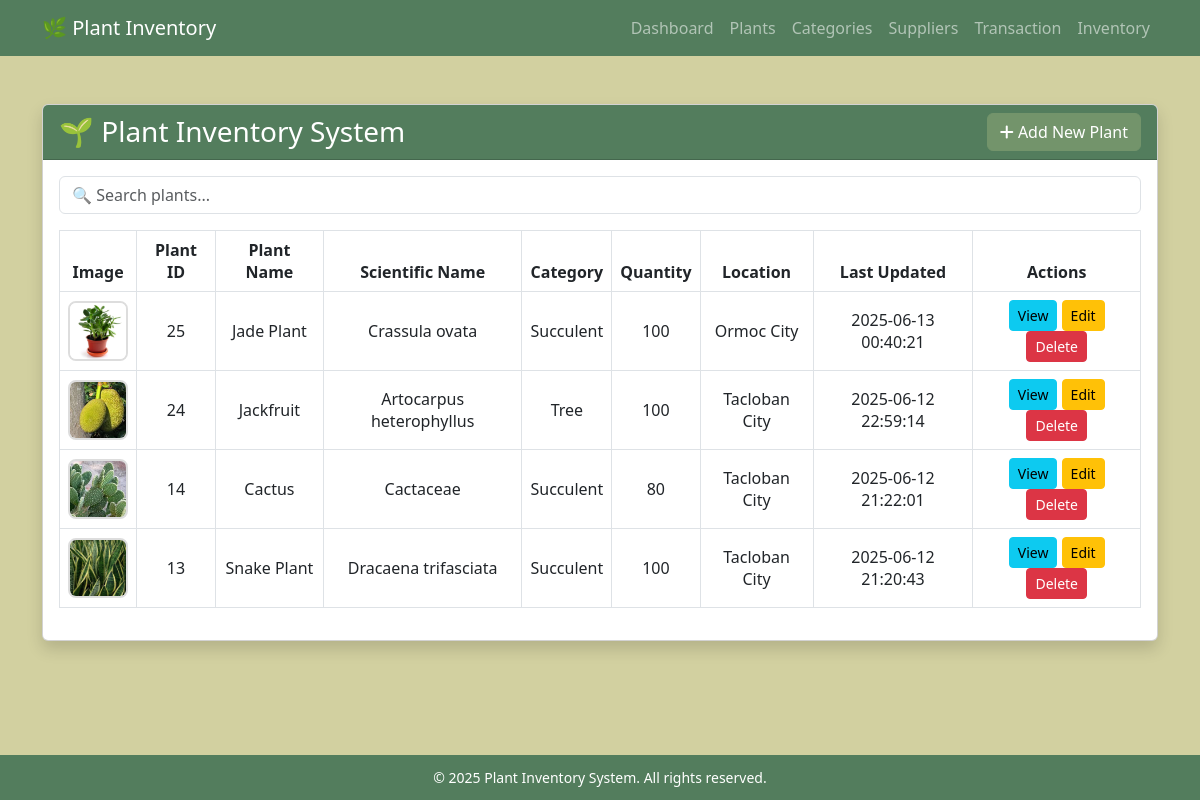
The app's page /plants.php (signed in) with its own data.
### tables this page shows
CREATE TABLE `plants` (
  `PlantID` int(11) NOT NULL,
  `Name` varchar(255) NOT NULL,
  `ScientificName` varchar(255) NOT NULL,
  `Location` varchar(255) NOT NULL,
  `LastUpdated` datetime NOT NULL DEFAULT current_timestamp(),
  `ImagePath` longblob NOT NULL,
  `category_id` int(11) DEFAULT NULL
);

CREATE TABLE `category` (
  `category_id` int(11) NOT NULL,
  `category_name` varchar(50) NOT NULL
);

### plants.php (the view, shortened to what this page needs)
<?php
include 'navbar.php';
include 'auth.php';
$sql = "SELECT plants.*, category.category_name,
        COALESCE(SUM(inventory.inv_quantity), 0) AS total_quantity
        FROM plants
        LEFT JOIN category ON plants.category_id = category.category_id
        LEFT JOIN inventory ON plants.PlantID = inventory.PlantID
        GROUP BY plants.PlantID
        ORDER BY plants.PlantID DESC";
$result = $conn->query($sql);
?>
<!DOCTYPE html>
<html lang="en">
<head>
    <link href="https://cdn.jsdelivr.net/npm/bootstrap@5.3.0/dist/css/bootstrap.min.css" rel="stylesheet">
    <link rel="stylesheet" href="https://cdnjs.cloudflare.com/ajax/libs/font-awesome/6.5.0/css/all.min.css">
</head>
<body>
<div class="wrapper">
<main>
    <div class="container py-5">
        <div class="card shadow">
            <div class="card-header d-flex justify-content-between align-items-center">
                <h3 class="mb-0">🌱 Plant Inventory System</h3>
                <a href="add_plants.php" class="btn btn-add-plant">
                    <i class="fa-solid fa-plus"></i> Add New Plant
                </a>
            </div>
            <div class="card-body">
                <div class="mb-3 d-flex justify-content-between">
                    <input type="text" id="searchInput" class="form-control w-100" placeholder="🔍 Search plants...">
                </div>
                <div class="table-responsive">
                    <table class="table table-bordered align-middle text-center">
                        <thead>
                            <tr>
                                <th>Image</th>
                                <th>Plant ID</th>
                                <th>Plant Name</th>
                                <th>Scientific Name</th>
                                <th>Category</th>
                                <th>Quantity</th>
                                <th>Location</th>
                                <th>Last Updated</th>
                                <th>Actions</th>
                            </tr>
                        </thead>
                        <tbody>
                            <?php if ($result && $result->num_rows > 0): ?>
                                <?php while ($row = $result->fetch_assoc()): ?>
                                    <tr>
                                        <td>
                                            <?php
                                                $imagePath = $row['ImagePath'];
                                                if (!empty($imagePath) && file_exists($imagePath)) {
                                                    $imageSrc = htmlspecialchars($imagePath);
                                                    echo "<img src='$imageSrc' alt='Plant Image' class='plant-image'>";
                                                } elseif (!empty($imagePath)) {
                                                    echo "<div class='image-error'>Missing File</div>";
                                                } else {
                                                    echo "<div class='no-image-placeholder'>No Image</div>";
                                                }
                                            ?>
                                        </td>
                                        <td><?= htmlspecialchars($row['PlantID']) ?></td>
                                        <td><?= htmlspecialchars($row['Name']) ?></td>
                                        <td><?= htmlspecialchars($row['ScientificName']) ?></td>
                                        <td><?= htmlspecialchars($row['category_name'] ?? 'Unknown') ?></td>
                                        <td><?= htmlspecialchars($row['total_quantity']) ?></td>
                                        <td><?= htmlspecialchars($row['Location']) ?></td>
                                        <td><?= htmlspecialchars($row['LastUpdated']) ?></td>
                                        <td>
                                            <a href="view_plants.php?id=<?= $row['PlantID'] ?>" class="btn btn-info btn-sm">View</a>
                                            <a href="edit_plants.php?id=<?= $row['PlantID'] ?>" class="btn btn-warning btn-sm">Edit</a>
                                            <button class="btn btn-danger btn-sm" onclick="confirmDelete(<?= $row['PlantID'] ?>)">Delete</button>
                                        </td>
                                    </tr>
                                <?php endwhile; ?>
                            <?php else: ?>
                                <tr>
                                    <td colspan="9">No plants found in the inventory.</td>
                                </tr>
                            <?php endif; ?>
                        </tbody>
                    </table>
                </div>
            </div>
        </div>
    </div>
</main>
</div>
<footer>
    <div class="container">
        <small>&copy; <?= date('Y') ?> Plant Inventory System. All rights reserved.</small>
    </div>
</footer>
</body>
</html>

### navbar.php (shortened to what this page needs)
<nav class="navbar navbar-expand-lg navbar-dark" style="background-color: #537D5D;">
    <div class="container">
        <a class="navbar-brand" href="dashboard.php">🌿 Plant Inventory</a>
        <div class="collapse navbar-collapse" id="navContent">
            <ul class="navbar-nav ms-auto">
                <li class="nav-item"><a class="nav-link" href="dashboard.php">Dashboard</a></li>
                <li class="nav-item"><a class="nav-link" href="plants.php">Plants</a></li>
                <li class="nav-item"><a class="nav-link" href="manage_categories.php">Categories</a></li>
                <li class="nav-item"><a class="nav-link" href="manage_suppliers.php">Suppliers</a></li>
                <li class="nav-item"><a class="nav-link" href="view_transactions.php">Transaction</a></li>
                <li class="nav-item"><a class="nav-link" href="manage_inventory.php">Inventory</a></li>
            </ul>
        </div>
    </div>
</nav>

### plants.php (style rules this page uses)
:root { --primary-dark-green: #537D5D; --primary-green: #73946B; --secondary-light-green: #9EBC8A; --accent-beige: #D2D0A0; }
html, body { height: 100%; margin: 0; display: flex; flex-direction: column; }
.wrapper { flex: 1; display: flex; flex-direction: column; }
main { flex: 1; }
body { background-color: var(--accent-beige); font-family: 'Segoe UI', sans-serif; }
.table thead { background-color: var(--primary-green); color: white; }
.card-header { background-color: var(--primary-dark-green); color: white; }
.plant-image { width: 60px; height: 60px; border-radius: 8px; object-fit: cover; border: 2px solid #ddd; }
.btn-add-plant { background-color: var(--primary-green); border-color: var(--primary-green); color: white; }
footer { background-color: var(--primary-dark-green); color: white; text-align: center; padding: 12px 0; margin-top: auto; }

### records on screen
plants: ImagePath (picture), PlantID "25", Name "Jade Plant", ScientificName "Crassula ovata", category.category_name "Succulent", total_quantity "100", Location "Ormoc City", LastUpdated "2025-06-13 00:40:21"
plants: ImagePath (picture), PlantID "24", Name "Jackfruit", ScientificName "Artocarpus heterophyllus", category.category_name "Tree", total_quantity "100", Location "Tacloban City", LastUpdated "2025-06-12 22:59:14"
plants: ImagePath (picture), PlantID "14", Name "Cactus", ScientificName "Cactaceae", category.category_name "Succulent", total_quantity "80", Location "Tacloban City", LastUpdated "2025-06-12 21:22:01"
plants: ImagePath (picture), PlantID "13", Name "Snake Plant", ScientificName "Dracaena trifasciata", category.category_name "Succulent", total_quantity "100", Location "Tacloban City", LastUpdated "2025-06-12 21:20:43"
